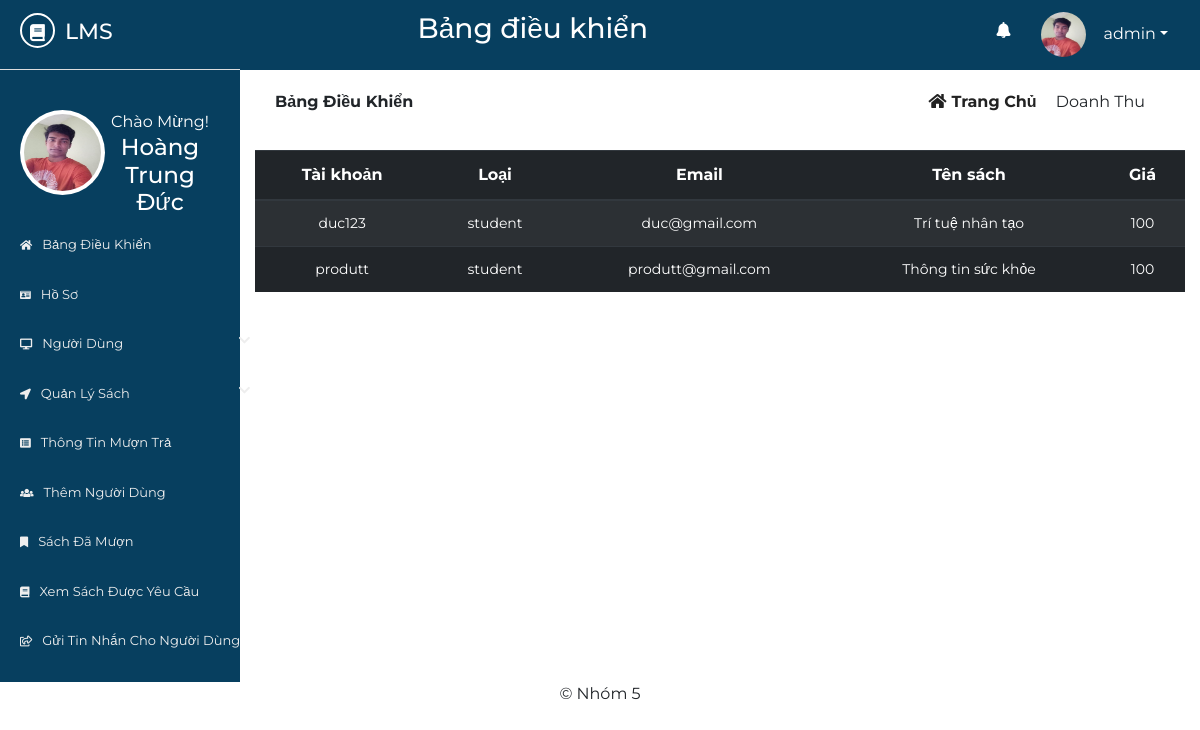
The app's page /fine.php (signed in) with its own data.
### tables this page shows
CREATE TABLE `lib_registration` (
  `id` int(11) NOT NULL,
  `name` varchar(255) NOT NULL,
  `username` varchar(255) NOT NULL,
  `password` varchar(255) NOT NULL,
  `email` varchar(255) NOT NULL,
  `phone` varchar(255) NOT NULL,
  `address` varchar(255) NOT NULL,
  `photo` varchar(255) NOT NULL
);

CREATE TABLE `issue_book` (
  `user_id` int(11) NOT NULL,
  `book_id` int(11) NOT NULL,
  `booksissuedate` varchar(255) NOT NULL
);

CREATE TABLE `users` (
  `id` int(10) NOT NULL,
  `name` varchar(50) NOT NULL,
  `username` varchar(50) NOT NULL,
  `password` varchar(50) NOT NULL,
  `email` varchar(50) NOT NULL,
  `phone` varchar(50) NOT NULL,
  `address` varchar(100) NOT NULL,
  `utype` varchar(7) NOT NULL,
  `photo` varchar(500) NOT NULL,
  `status` varchar(7) NOT NULL
);

CREATE TABLE `book` (
  `id` int(10) NOT NULL,
  `books_name` varchar(50) NOT NULL,
  `books_image` varchar(5000) NOT NULL,
  `books_author_name` varchar(50) NOT NULL,
  `books_publication_name` varchar(50) NOT NULL,
  `books_purchase_date` varchar(20) NOT NULL,
  `books_price` int(11) NOT NULL,
  `books_quantity` int(11) NOT NULL,
  `books_availability` int(11) NOT NULL,
  `librarian_id` int(11) NOT NULL,
  `books_file` varchar(5000) NOT NULL
);

CREATE TABLE `return_book` (
  `user_id` int(11) NOT NULL,
  `book_id` int(11) NOT NULL,
  `returndate` varchar(255) NOT NULL,
  `expirationdate` varchar(255) NOT NULL,
  `cost` int(11) NOT NULL
);

### fine.php (the view, shortened to what this page needs)
       <?php
   include 'inc/header.php';
   include 'inc/connection.php';
?>
<div class="dashboard-content">
	<div class="dashboard-header">
		<div class="container">
			<div class="row">
				<div class="col-md-6">
					<div class="left">
						<p><span>Bảng điều khiển</span></p>
					</div>
				</div>
				<div class="col-md-6">
					<div class="right text-right">
						<a href="dashboard.php"><i class="fas fa-home"></i>Trang chủ</a>
						<span class="disabled">Doanh thu</span>
					</div>
				</div>
			</div>
			<div class="issued-content">
				<div class="row">
					<div class="col-md-12">
						<div class="rbook-info status">
                                <table id="dtBasicExample" class="table table-striped table-dark text-center">
                                      <thead>
                                           <tr>
                                               <th>Tài khoản</th>
                                               <th>Loại</th>
                                               <th>Email</th>
                                               <th>Tên sách</th>
                                               <th>Giá</th>
                                           </tr>
                                      </thead>
                                      <tbody>
                                          <?php
                                               $res= mysqli_query($link, "SELECT users.id, name, username, password, email, phone, address, utype, photo, status, issue_book.book_id, issue_book.booksissuedate, return_book.returndate, return_book.expirationdate, return_book.cost, book.books_name, book.books_image, book.books_author_name, book.books_publication_name, book.books_purchase_date, book.books_price, book.books_quantity, book.books_availability, book.librarian_id, book.books_file FROM issue_book, return_book, book, users WHERE issue_book.user_id = return_book.user_id AND issue_book.book_id = return_book.book_id AND issue_book.book_id = book.id AND issue_book.user_id = users.id ");
                                               while ($row=mysqli_fetch_array($res)) {
                                                   if($row['cost'] != 0){
                                                       echo "<tr>";
                                                       echo "<td>"; echo $row["username"]; echo "</td>";
                                                       echo "<td>"; echo $row["utype"]; echo "</td>";
                                                       echo "<td>"; echo $row["email"]; echo "</td>";
                                                       echo "<td>"; echo $row["books_name"]; echo "</td>";
                                                       echo "<td>"; echo $row["cost"]; echo "</td>";
                                                       echo "</tr>";
                                                   }
                                               }
                                            ?>
                                      </tbody>
                                </table>
						</div>
					</div>
				</div>
			</div>
		</div>
	</div>
</div>
<?php
include 'inc/footer.php';
?>

### inc/header.php (shortened to what this page needs)
<?php
    include 'inc/connection.php';
 ?>
<!DOCTYPE html>
<html lang="en">
<head>
	<link rel="stylesheet" href="inc/css/bootstrap.min.css">
	<link rel="stylesheet" href="inc/css/bootstrap-select.min.css">
	<link rel="stylesheet" href="inc/css/fontawesome-all.min.css">
	<link rel="stylesheet" href="inc/css/datatables.min.css">
	<link rel="stylesheet" href="inc/css/pro1.css">
</head>
<body>
	<div class="main-content">
		<div class="wrapper">
			<div class="left-sidebar">
				<div class="p-title">
                    <h3><a href=""><i class="fas fa-book"></i><span>lms</span></a></h3>
				</div>
				<div class="profile">
					<div class="profile-pic">
                        <?php
                            $res = mysqli_query($link, "select * from lib_registration where id='".$_SESSION['id']."'");
                            while ($row = mysqli_fetch_array($res)){
                                ?><img src="<?php echo $row["photo"]; ?> " height="" width="" alt="something wrong" class="rounded-circle"></a> <?php
                            }
                        ?>
					</div>
					<div class="profile-info text-center">
						<span>Chào Mừng!</span>
						<h2>
              <?php
                $res = mysqli_query($link, "select * from lib_registration where id='".$_SESSION['id']."'");
                while ($row = mysqli_fetch_array($res)){
                  $name  =  $row["name"];
                  echo $name;
                }
              ?>
            </h2>
					</div>
				</div>
				<div class="sidebar-menu">
	                <ul>
	                    <li class="menu <?php if($page=='home'){ echo 'active';} ?>">
      						<a href="dashboard.php"><i class="fas fa-home"></i>Bảng điều khiển</a>
    					</li>
    					  <li class="menu <?php if($page=='profile'){ echo 'active';} ?>">
      						<a href="profile.php"><i class="fas fa-id-card"></i>Hồ sơ</a>
    					</li>
						<li class="menu menu-toggle1">
      						<a href="#"><i class="fas fa-desktop"></i>Người dùng<span class="fa fa-chevron-down"></span></a>
    					</li>
    					<li class="menu menu-toggle2">
      						<a href="#"><i class="fas fa-location-arrow"></i>Quản lý sách<span class="fa fa-chevron-down"></span></a>
    					</li>
	                   <li class="menu menu-toggle1">
      						<a href="users-issue-book.php"><i class="fas fa-list-alt"></i>Thông tin mượn trả</a>
    					</li>
    					<li class="menu menu-toggle3">
      						<a href="add-user.php"><i class="fas fa-users"></i>Thêm người dùng</a>
    					</li>
    					 <li class="menu <?php if($page=='ibook'){ echo 'active';} ?>">
      						<a href="issued-books.php"><i class="fas fa-bookmark"></i>Sách đã mượn</a>
    					</li>
    					<li class="menu <?php if($page=='rbook'){ echo 'active';} ?>">
      						<a href="requested-books.php"><i class="fas fa-book"></i>Xem sách được yêu cầu</a>
    					</li>
    					<li class="menu menu-toggle4">
      						<a href="send-to-user.php"><i class="far fa-share-square"></i>Gửi tin nhắn cho người dùng</a>
    					</li>
    				</ul>
				</div>
			</div>
			<div class="content">
				<div class="inner">
					<div class="heading text-center">
						<h3>Bảng điều khiển</h3>
					</div>
					<div class="header-profile text-right">
						<ul>
                            <li class="icon">
                                <a href="" ><i class="fas fa-bell"></i></a>
                            </li>
							<li class="dropdown">
                                <?php
                                     $res = mysqli_query($link, "select * from lib_registration where id='".$_SESSION['id']."'");
                                     while ($row = mysqli_fetch_array($res)){
                                         ?><a href="" class="dropdown-toggle" data-toggle="dropdown"><img src="<?php echo $row["photo"]; ?>" alt=""><span><?php echo $row["username"]; ?></span></a> <?php
                                     }
                                ?>
							</li>
						</ul>
					</div>
				</div>

### inc/css/pro1.css (style rules this page uses)
* { margin: 0; padding: 0; }
body { font-family: 'Montserrat', sans-serif; }
.main-content { width: 100%; height: auto; overflow: hidden; }
.main-content .left-sidebar { width: 20%; height: auto; background: #073f5f; float: left; }
.main-content .left-sidebar .p-title { width: 100%; padding: 13px; padding-left: 20px; background: #073f5f; border-bottom: 1px solid #ddd; }
.main-content .p-title a { text-decoration: none; color: #fff; font-size: 22px; text-transform: uppercase; }
.main-content .p-title a i { width: 35px; height: 35px; line-height: 35px; text-align: center; font-size: 17px; border-radius: 50%; border: 2px solid #fff; }
.main-content .p-title a span { margin-left: 10px; }
.main-content .left-sidebar .profile { width: 100%; padding: 20px; margin-top: 0; padding-top: 0; }
.main-content .left-sidebar .profile .profile-pic { width: 40%; float: left; }
.main-content .left-sidebar .profile img { width: 85px; height: 85px; position: inherit; padding: 4px; background: #fff; overflow: hidden; }
.main-content .left-sidebar .profile .profile-info { width: 60%; float: left; color: #fff; }
.main-content .left-sidebar .profile .profile-info h2 { font-size: 23px; }
.sidebar-menu { color: #fff; width: 100%; padding-top: 60px; padding-left: 0; }
.sidebar-menu ul li a { text-decoration: none; color: #eee; width: 270px; padding: 15px 20px; font-size: 13px; display: block; text-transform: capitalize; transition: all .5s ease; }
.sidebar-menu ul { padding-left: 0; }
.sidebar-menu ul li a i { margin-right: 10px; font-size: smaller; }
.sidebar-menu ul li a span { float: right; }
.content { width: 80%; height: auto; float: right; }
.content .inner { width: 100%; height: 70px; background: #073f5f; padding: 12px; }
.content .inner .heading { width: 60%; float: left; color: #fff; }
.content .inner .header-profile { width: calc(40%-20px); float: right; margin-right: 20px; position: relative; }
.content .inner .header-profile .icon i { margin-right: 30px; font-size: 16px; margin-top: 10px; }
.header-profile .dropdown span { color: #fff; margin-left: 10px; }
.header-profile ul li { list-style: none; float: left; }
.header-profile ul li i { color: #fff; }
.header-profile img { width: 40px; height: 40px; border-radius: 50%; margin-right: 8px; }
.dropdown a { text-decoration: none; color: #fff; }
.dropdown img { width: 45px; height: 45px; border-radius: 50%; }
.dashboard-header .left { padding: 20px; }
.dashboard-header .left p span { text-transform: capitalize; margin-right: 10px; font-weight: bold; }
.dashboard-header .right { padding: 20px; margin-right: 20px; }
.dashboard-header .right a { text-transform: capitalize; text-decoration: none; color: #222; margin-right: 15px; font-weight: bold; }
.dashboard-header .right a i { margin-right: 5px; }
.dashboard-header .right span { text-transform: capitalize; }
.rbook-info tbody { font-size: 14px; }

### records on screen
lib_registration: photo (picture), name "Hoàng Trung Đức", username "admin"
issue_book: user.username "duc123", user.utype "student", user.email "duc@gmail.com", book.books_name "Trí tuệ nhân tạo", return_book.cost "100"
issue_book: user.username "produtt", user.utype "student", user.email "produtt@gmail.com", book.books_name "Thông tin sức khỏe", return_book.cost "100"
